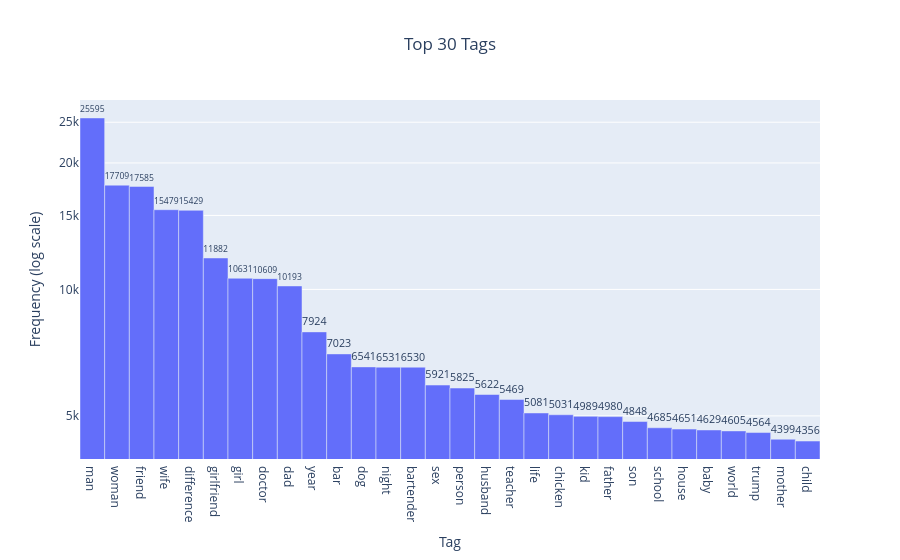

The cell this chart's notebook holds for it:
### Markdown cell above
## 4.1. n = 30

### Code cell
# topn_wo_other(n=30)
plot_tag_frequencies_log(n=30)

### Figure 1 — Plotly figure (JSON) as saved in the notebook; plotly's stock layout.template omitted (floating-point values rounded to 4 significant figures)
{"data": [{"hovertemplate": "tag=%{x}<br>count=%{text}<extra></extra>", "legendgroup": "", "marker": {"color": "#636EFA", "pattern": {"shape": ""}}, "name": "", "opacity": 1, "orientation": "v", "showlegend": false, "text": [25600.0, 17710.0, 17580.0, 15480.0, 15430.0, 11880.0, 10630.0, 10610.0, 10190.0, 7924.0, 7023.0, 6541.0, 6531.0, 6530.0, 5921.0, 5825.0, 5622.0, 5469.0, 5081.0, 5031.0, 4989.0, 4980.0, 4848.0, 4685.0, 4651.0, 4629.0, 4605.0, 4564.0, 4399.0, 4356.0], "textposition": "outside", "type": "bar", "x": ["man", "woman", "friend", "wife", "difference", "girlfriend", "girl", "doctor", "dad", "year", "bar", "dog", "night", "bartender", "sex", "person", "husband", "teacher", "life", "chicken", "kid", "father", "son", "school", "house", "baby", "world", "trump", "mother", "child"], "xaxis": "x", "y": [25595, 17709, 17585, 15479, 15429, 11882, 10631, 10609, 10193, 7924, 7023, 6541, 6531, 6530, 5921, 5825, 5622, 5469, 5081, 5031, 4989, 4980, 4848, 4685, 4651, 4629, 4605, 4564, 4399, 4356], "yaxis": "y"}], "layout": {"bargap": 0, "barmode": "relative", "legend": {"tracegroupgap": 0}, "title": {"text": "Top 30 Tags", "x": 0.5}, "xaxis": {"anchor": "y", "domain": [0, 1], "title": {"text": "Tag"}}, "yaxis": {"anchor": "x", "domain": [0, 1], "tickmode": "array", "ticktext": ["0", "5k", "10k", "15k", "20k", "25k", "30k"], "tickvals": [0, 5000, 10000, 15000, 20000, 25000, 30000], "title": {"text": "Frequency (log scale)"}, "type": "log"}}}
